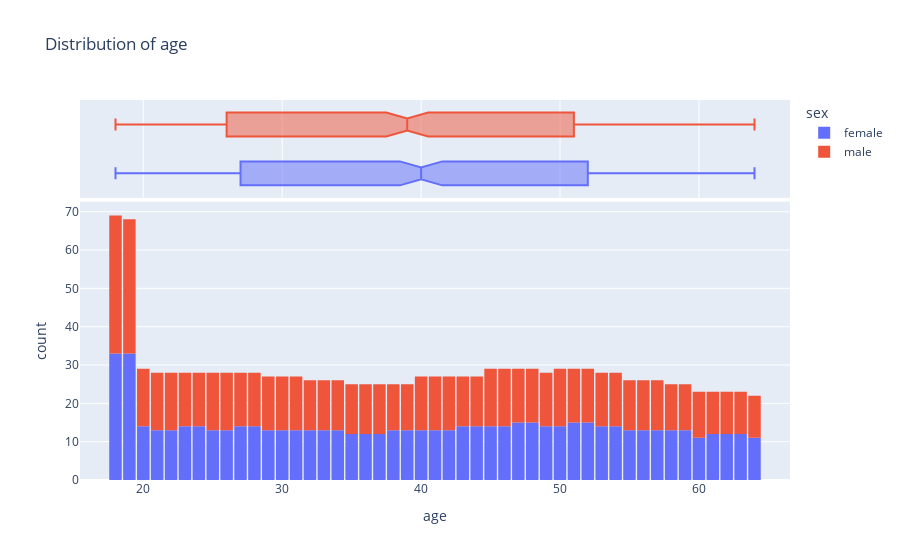

Notebook code cell kept with this figure:
### Code cell
fig = px.histogram(
    medical_df,x='age',
    marginal='box',
    title='Distribution of age',
    nbins=47,
    color='sex'
    )

fig.update_layout(bargap = 0.1)
fig.show()

### Figure 1 — Plotly figure (JSON) as saved in the notebook; plotly's stock layout.template omitted (floating-point values rounded to 4 significant figures; data arrays with more than 128 entries replaced by an {"elided": "..."} marker saying what was removed)
{"data": [{"alignmentgroup": "True", "bingroup": "x", "hovertemplate": "sex=female<br>age=%{x}<br>count=%{y}<extra></extra>", "legendgroup": "female", "marker": {"color": "#636efa", "pattern": {"shape": ""}}, "name": "female", "nbinsx": 47, "offsetgroup": "female", "orientation": "v", "showlegend": true, "type": "histogram", "x": {"elided": "662 int values"}, "xaxis": "x", "yaxis": "y"}, {"alignmentgroup": "True", "hovertemplate": "sex=female<br>age=%{x}<extra></extra>", "legendgroup": "female", "marker": {"color": "#636efa"}, "name": "female", "notched": true, "offsetgroup": "female", "showlegend": false, "type": "box", "x": {"elided": "662 int values"}, "xaxis": "x2", "yaxis": "y2"}, {"alignmentgroup": "True", "bingroup": "x", "hovertemplate": "sex=male<br>age=%{x}<br>count=%{y}<extra></extra>", "legendgroup": "male", "marker": {"color": "#EF553B", "pattern": {"shape": ""}}, "name": "male", "nbinsx": 47, "offsetgroup": "male", "orientation": "v", "showlegend": true, "type": "histogram", "x": {"elided": "676 int values"}, "xaxis": "x", "yaxis": "y"}, {"alignmentgroup": "True", "hovertemplate": "sex=male<br>age=%{x}<extra></extra>", "legendgroup": "male", "marker": {"color": "#EF553B"}, "name": "male", "notched": true, "offsetgroup": "male", "showlegend": false, "type": "box", "x": {"elided": "676 int values"}, "xaxis": "x2", "yaxis": "y2"}], "layout": {"bargap": 0.1, "barmode": "relative", "legend": {"title": {"text": "sex"}, "tracegroupgap": 0}, "title": {"text": "Distribution of age"}, "xaxis": {"anchor": "y", "domain": [0, 1], "title": {"text": "age"}}, "xaxis2": {"anchor": "y2", "domain": [0, 1], "matches": "x", "showgrid": true, "showticklabels": false}, "yaxis": {"anchor": "x", "domain": [0, 0.7326], "title": {"text": "count"}}, "yaxis2": {"anchor": "x2", "domain": [0.7426, 1], "matches": "y2", "showgrid": false, "showline": false, "showticklabels": false, "ticks": ""}}}
